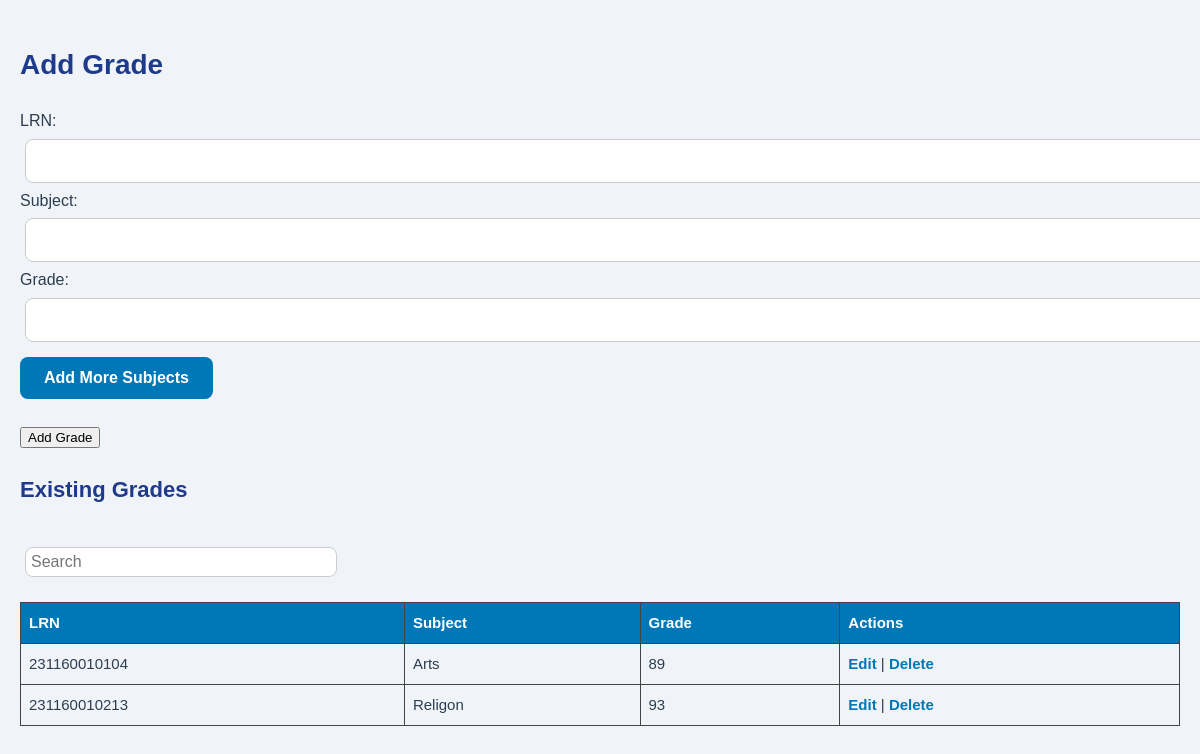
The page /grades.php on the database its author committed.
### tables this page shows
CREATE TABLE `grades` (
  `id` int(11) NOT NULL,
  `student_id` bigint(20) NOT NULL,
  `subject` varchar(100) NOT NULL,
  `grade` varchar(10) NOT NULL
);

### grades.php (the view, shortened to what this page needs)
<?php
include 'db.php';
?>
<!DOCTYPE html>
<html>
<head>
    <link rel="stylesheet" type="text/css" href="css/admin.css">
</head>
<body>
<h2>Add Grade</h2>
<form method="POST" action="grades.php">
    LRN: <input type="text" name="student_id" required><br>
    <div id="addSubjects">
        Subject: <input type="text" name="subject[]" required>
        Grade: <input type="text" name="grade[]" required><br>
    </div>
    <button type="button" onclick="addMore()">Add More Subjects</button><br><br>
    <input type="submit" value="Add Grade">
</form>
<h3>Existing Grades</h3>
<input type="text" id="searchInput" placeholder="Search" style="margin-top: 20px; padding: 5px; width: 300px;">
<table>
    <tr><th>LRN</th><th>Subject</th><th>Grade</th><th>Actions</th></tr>
    <?php
    $result = $conn->query("SELECT * FROM grades ORDER BY student_id");
    if ($result) {
        while($row = $result->fetch_assoc()) {
            echo "<tr>
                    <td>{$row['student_id']}</td>
                    <td>{$row['subject']}</td>
                    <td>{$row['grade']}</td>
                    <td>
                        <a href='grades.php?edit_lrn={$row['student_id']}'>Edit</a> |
                        <a href='grades.php?delete={$row['id']}' onclick=\"return confirm('Delete this grade?')\">Delete</a>
                    </td>
                  </tr>";
        }
    }
    ?>
</table>
</body>
</html>

### css/admin.css (style rules this page uses)
body { font-family: 'Poppins', sans-serif; background: #f0f4f8; color: #2c3e50; margin: 0; padding: 30px; line-height: 1.6; }
h2, h3 { color: #1e3a8a; margin-bottom: 20px; font-weight: 700; }
h2 { font-size: 28px; }
h3 { font-size: 22px; }
input[type="text"] { width: 100%; padding: 12px 14px; margin: 12px 0; border: 1px solid #ccc; border-radius: 8px; font-size: 16px; background: #fff; }
button { padding: 12px 24px; background-color: #0077b6; color: #fff; border: none; border-radius: 8px; cursor: pointer; font-size: 16px; font-weight: 600; transition: background 0.2s ease; }
table { width: 100%; margin-top: 30px; border-collapse: collapse; }
th, td { padding: 14px; text-align: left; border-bottom: 1px solid #ddd; font-size: 15px; }
th { background-color: #0077b6; color: #fff; }
a { color: #0077b6; text-decoration: none; font-weight: 600; }

### grades.php (style rules this page uses)
body { font-family: Arial; padding: 20px; }
input[type="text"] { margin: 5px; }
table, th, td { border: 1px solid #444; border-collapse: collapse; padding: 8px; }
table { margin-top: 20px; width: 100%; }
button { margin-top: 10px; }

### rows shown on the page
grades: student "231160010104", subject "Arts", grade "89"
grades: student "231160010213", subject "Religon", grade "93"
